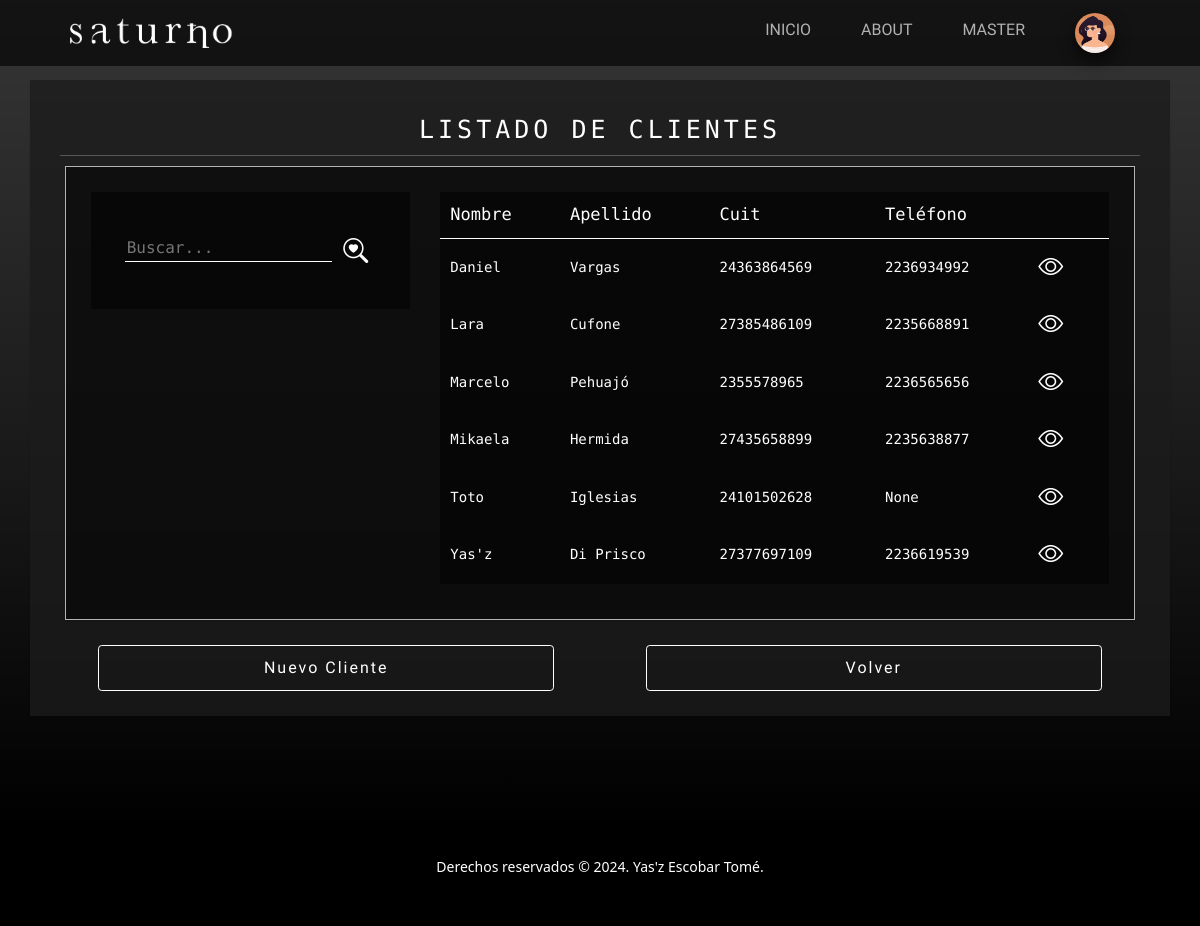
The page /cuentas/clientes (signed in) on the database its author committed.
### userManagement/models.py (models this page shows)
class Avatar(models.Model):
    user = models.OneToOneField(User, on_delete=models.CASCADE)
    image = models.ImageField(upload_to='media/avatars/', null=True, blank=True)
    def __str__(self):
        return self.image.url

### accounts/models.py (models this page shows, shortened)
class Person(models.Model):
    cuit = models.CharField(max_length=11, null=True, blank=True)
    phone = models.IntegerField(null=True, blank=True)

class Client(Person):
    first_name = models.CharField(max_length=50)
    last_name = models.CharField(max_length=50, null=True, blank=True)

class Person(models.Model):
    cuit = models.CharField(max_length=11, null=True, blank=True)
    phone = models.IntegerField(null=True, blank=True)

### accounts/views.py (the view)
# urls.py: path('clientes', views.ClientListView.as_view(), name='Clients'),
class ClientListView(LoginRequiredMixin, ListView):
    model = Client
    context_object_name = 'clients'
    template_name = 'accounts/account-list.html'
    paginate_by = 10
    def get_queryset(self):
        qs = Client.objects.all().order_by('first_name')
        query = self.request.GET.get('search_query', '')
        if query:
            qs = qs.filter(first_name__icontains=query)
        return qs
    def get_context_data(self, **kwargs):
        context = super().get_context_data(**kwargs)
        context['form_type'] = 'Clientes'
        params = self.request.GET.copy()
        if params.get('page'):
            del params['page']
            context['params'] = params.urlencode()
        return context

### accounts/templates/accounts/account-list.html (shortened to what this page needs)
{% extends 'main/base.html'  %}
{% block main %}
<section class="page-section" styles="width:100%; padding-bottom: 5rem;">
    <div class="container container-list py-4 pb-4 mb-5 px-lg-5 text-white text-center" styles="width: 100%;">
        <h1>LISTADO DE {{ form_type|upper }}</h1>
        <hr>
        <div class="row gx-4 gx-lg-5 mx-2 custom-card justify-content-around">
            <div class="col-12 col-md-12 col-lg-10 col-xl-4 align-top my-4">
                <div class="info-card">
                    <form class="form-search my-4" method="GET" action="{{ request.path }}">
                        <input type="text" name="search_query" placeholder="Buscar...">
                        <a id="search-button">
                            <button class="btn" type="submit">
                                <i class="bi bi-search-heart"></i>
                            </button>
                        </a>
                    </form>
                </div>
            </div>
            <div class="col-12 col-md-12 col-lg-10 col-xl-8 my-4">
                <table class="info-card justify-content-center">
                    {% if form_type == 'Clientes' %}
                        <thead>
                            <tr>
                                <th>Nombre</th>
                                <th>Apellido</th>
                                <th>Cuit</th>
                                <th class="d-none d-sm-none d-md-table-cell">Teléfono</th>
                                <th></th>
                            </tr>
                        </thead>
                        <tbody>
                            {% for client in clients %}
                            <tr>
                                <td>{{ client.first_name }}</td>
                                <td>{{ client.last_name }}</td>
                                <td>{{ client.cuit }}</td>
                                <td class="d-none d-sm-none d-md-table-cell">{{ client.phone }}</td>
                                {% if request.user.is_superuser %}
                                <td>
                                    <a href="{% url 'DetailClient' client.pk %}">
                                        <i class="bi bi-eye"></i>
                                    </a>
                                </td>
                            {% endif %}
                        </tr>
                        {% endfor %}
                        </tbody>
                    {% endif %}
                </table>
            </div>
        </div>
        <div class="row justify-content-around mt-4">
            {% if request.user.is_superuser and form_type == 'Clientes' %}
                <a class="btn btn-outline-green col-10 col-md-5 my-3 mx-2" href="{% url 'CreateClient' %}">Nuevo Cliente</a>
            {% elif request.user.is_superuser and form_type == 'Proveedores' %}
                <a class="btn btn-outline-green col-10 col-md-5 my-3 mx-2" href="{% url 'CreateSupplier' %}">Nuevo Proveedor</a>
            {% endif %}
            <a class="btn btn-outline-orange col-10 col-md-5 my-3 mx-2" href="{% url 'Accounts' %}">Volver</a>
    </div>
</section>
{% endblock main %}

### main/templates/main/base.html (shortened to what this page needs)
{% load static %}
<!DOCTYPE html>
<html lang="es">
<head>
    <link href="https://cdn.jsdelivr.net/npm/bootstrap@5.3.3/dist/css/bootstrap.min.css" rel="stylesheet"
>
    <link href="{% static 'main/css/styles.css' %}" rel="stylesheet"/>
</head>
<body>
    <nav class="navbar navbar-expand-lg navbar-light fixed-top">
        <div class="container px-4 px-lg-5">
            <a class="navbar-brand" href="/">
                <img src="{% static 'main/assets/img/logo.png' %}" alt="logo" class="d-inline-block align-text-top">
            </a>
            <div class="collapse navbar-collapse" id="navbarNav">
                <ul class="navbar-nav ms-auto">
                    <li class="nav-item pt-2">
                        <a class="nav-link" aria-current="page" href="{% url 'index' %}">INICIO</a>
                    </li>
                    <li class="nav-item pt-2">
                        <a class="nav-link" href="{% url 'About' %}">ABOUT</a>
                    </li>
                    <li class="nav-item dropdown pt-2">
                        {% if request.user.is_authenticated %}
                        <a class="nav-link" type="button" id="dropdownMenuButton" data-bs-toggle="dropdown" aria-expanded="false">
                            {{request.user.username|upper}}
                        </a>
                        {% endif %}
                    </li>
                    <li class="nav-item dropdown">
                        {% if request.user.is_authenticated %}
                        <a class="nav-link" type="button" id="dropdownMenuButton" data-bs-toggle="dropdown" aria-expanded="false">
                            <img class="avatar-circle" src="{{request.user.avatar}}" alt="" height="40px">
                        </a>
                        {% endif %}
                    </li>
                </ul>
            </div>
        </div>
    </nav>
    {% block main %}
    {% endblock main %}
    <footer class="footer bg-black small text-center text-white-50">
        <p>Derechos reservados &copy; 2024. Yas'z Escobar Tomé.</p>
    </footer>
</body>
</html>

### rows shown on the page
Client: first_name "Daniel", last_name "Vargas", cuit "24363864569", phone "2236934992"
Client: first_name "Lara", last_name "Cufone", cuit "27385486109", phone "2235668891"
Client: first_name "Marcelo", last_name "Pehuajó", cuit "2355578965", phone "2236565656"
Client: first_name "Mikaela", last_name "Hermida", cuit "27435658899", phone "2235638877"
Client: first_name "Toto", last_name "Iglesias", cuit "24101502628", phone "None"
Client: first_name "Yas'z", last_name "Di Prisco", cuit "27377697109", phone "2236619539"

### other values the page prints
{{ request.user.username|upper }} "MASTER"
